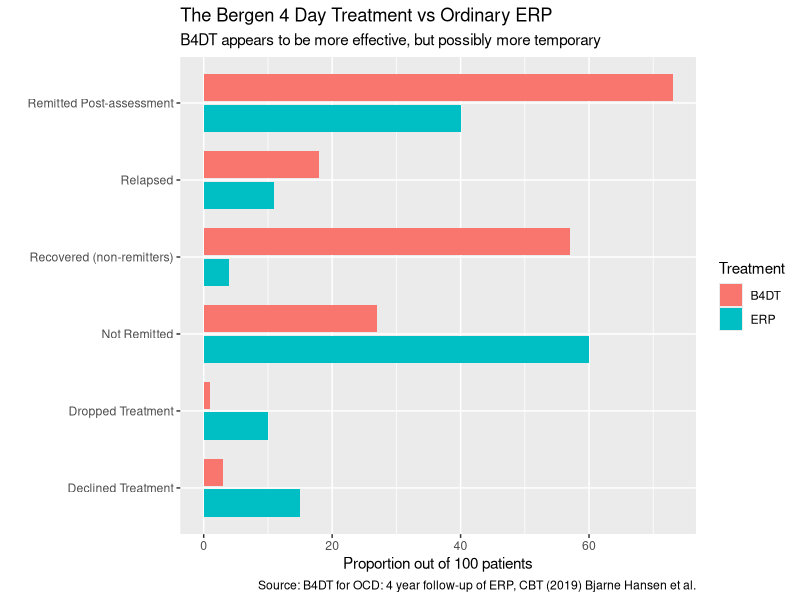

The R script that drew this image:
## ---- chunk 1
knitr::opts_chunk$set(echo = FALSE)
library(tidyverse)
library(readr)
library(stringr)
library(tidyr)
## ---- chunk 2
table1 <- read.csv("T0004-10.1080_16506073.2018.1478447.csv")
table1 <- table1 %>%
  mutate(B4DT = NULL)  %>%
  rename(Measurement = X.) %>%
  mutate(ERP = NULL) %>%
  rename(B4DT = X) %>%
  rename(ERP = X.1) 
view(table1)

view(table1)

clean_data <- table1[-c(1,3,5,10), ]
clean_data$B4DT<-gsub("%","",as.character(clean_data$B4DT))
clean_data$ERP<-gsub("%","",as.character(clean_data$ERP))
clean_data$ERP<-gsub("\\*","",as.character(clean_data$ERP))
view(clean_data)

sorted <- levels(clean_data$Measurement) <- c("Declined Treatment", 
  "Dropped Treatment", "Remitted Post-assessment", "Not Remitted", "Relapsed",
  "Recovered (non-remitters)") %>% as_tibble() %>%
  mutate(B4DT = as.numeric(clean_data$B4DT), ERP = as.numeric(clean_data$ERP))
view(sorted)


final_data <- pivot_longer(sorted, cols = 2:3, names_to = "Treatment", values_to = "Proportion") %>%
  rename(Measurement = value) %>%
  group_by(Proportion)
view(final_data)
## ---- chunk 3
final_data %>%
  ggplot(data = final_data, 
         mapping = aes(x = Measurement, y = Proportion, fill = Treatment, group = Treatment)) +
    geom_col( width = 0.8, position = position_dodge2(preserve = "single", reverse = TRUE)) + 
    coord_flip() +
    labs(title = "The Bergen 4 Day Treatment vs Ordinary ERP",
         x = "",
         y = "Proportion out of 100 patients",
         subtitle = "B4DT appears to be more effective, but possibly more temporary",
         caption = "Source: B4DT for OCD: 4 year follow-up of ERP, CBT (2019) Bjarne Hansen et al.")
